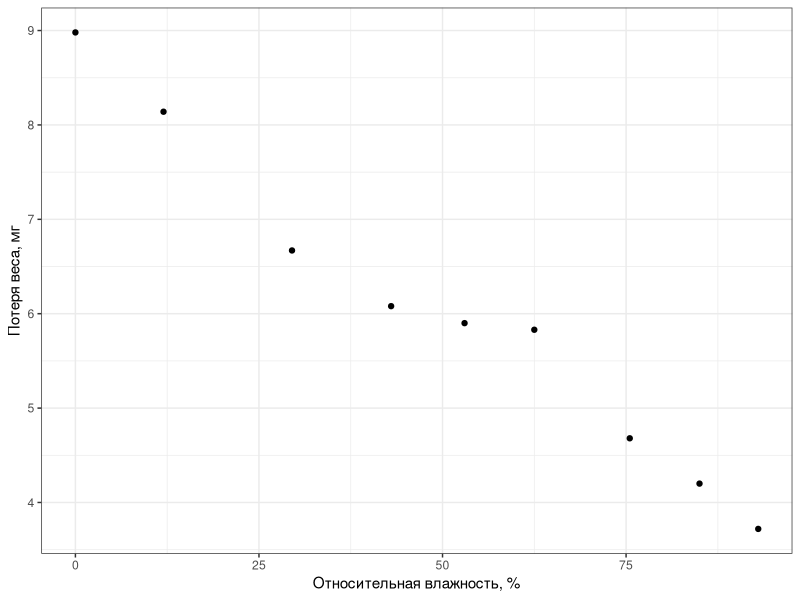
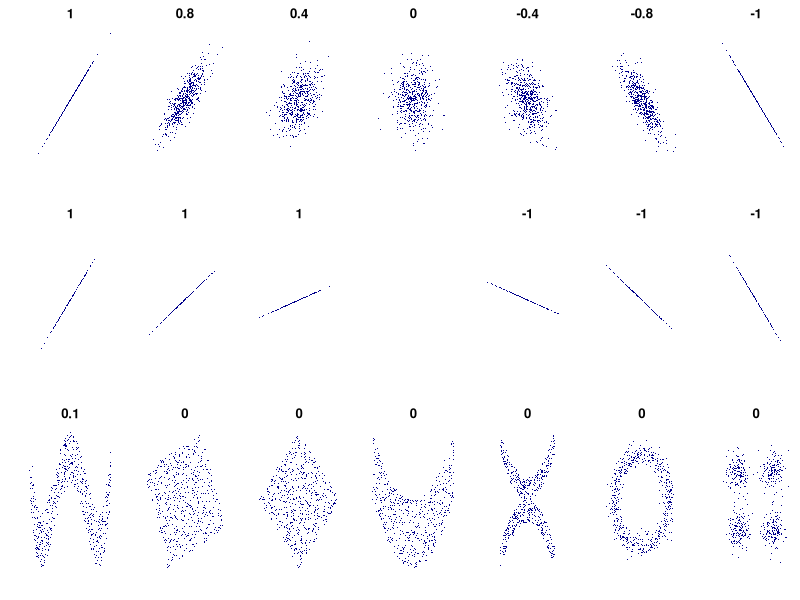
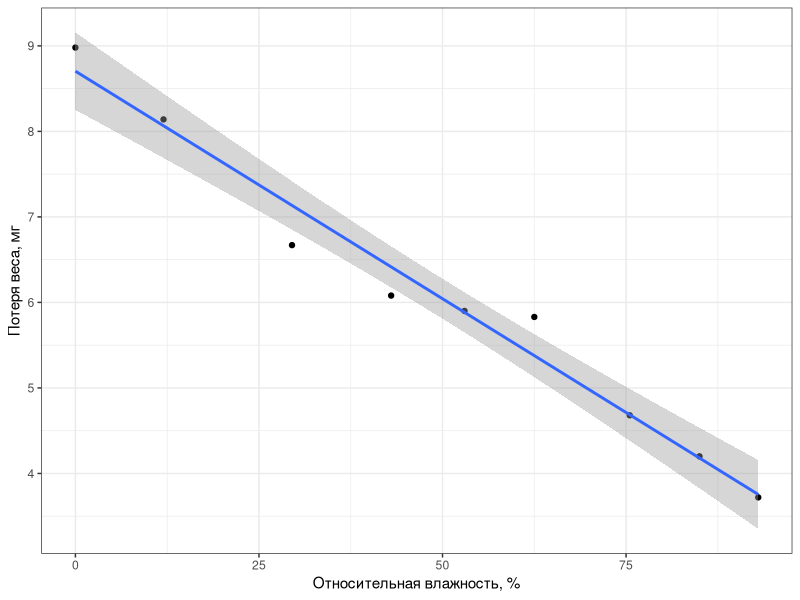
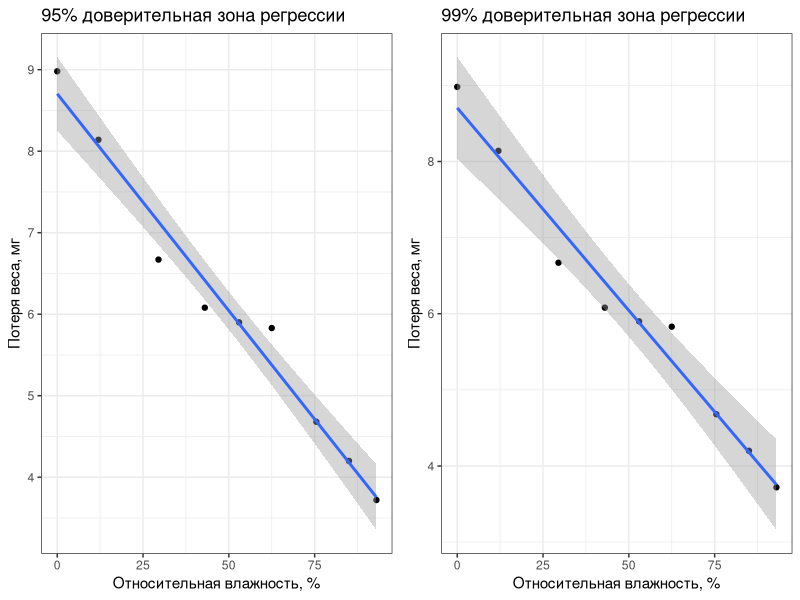
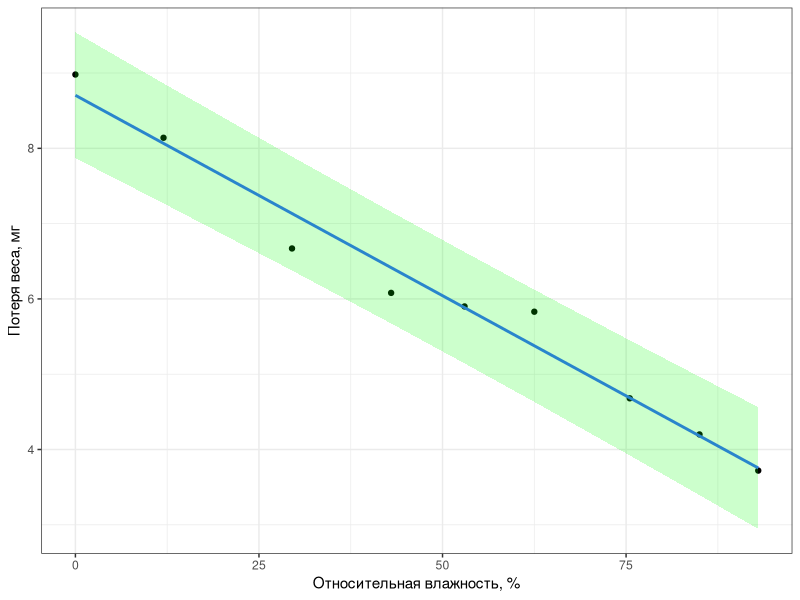
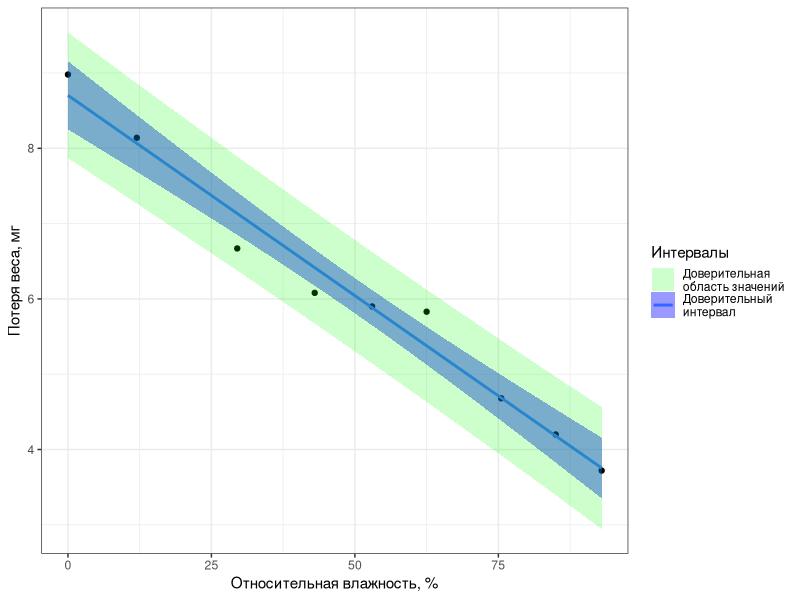
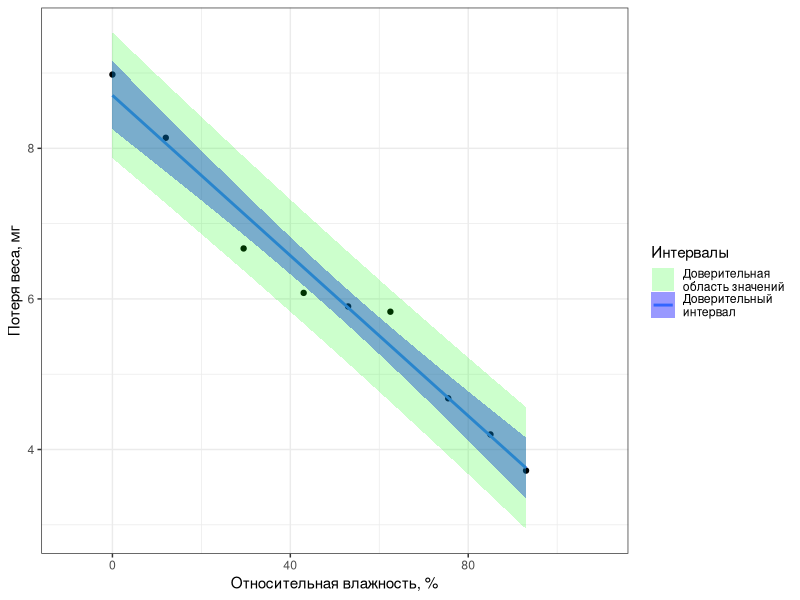

Here is the R script that generated these plots, in order:
## ---- chunk 1
options(width = 70, scipen = 6, digits = 3)
library(knitr)
opts_chunk$set(fig.show='hold', size='footnotesize', comment="#", warning=FALSE, message=FALSE, dev='cairo_pdf', fig.height=2.5, fig.width=7.7)
## ---- chunk 2
library(readxl)
nelson <- read_excel(path = "data/nelson.xlsx", sheet = 1)
## ---- chunk 3
nelson <- read.table("data/nelson.csv", header = TRUE, sep = "\t")
## ---- chunk 4
str(nelson) # Структура данных
head(nelson)     # Первые несколько строк файла
## ---- chunk 5
sapply(nelson, function(x)sum(is.na(x)))
## ---- chunk 6
nrow(nelson)
## ---- chunk 7
library(ggplot2)
theme_set(theme_bw())
gg_nelson <- ggplot(data=nelson, aes(x = humidity, y = weightloss)) + 
  geom_point() + 
  labs(x = "Относительная влажность, %",
       y = "Потеря веса, мг")
gg_nelson
## ---- chunk 8
#Title: An example of the correlation of x and y for various distributions of (x,y) pairs
#Tags: Mathematics; Statistics; Correlation
#Author: Denis Boigelot
#Packets needed : mvtnorm (rmvnorm), RSVGTipsDevice (devSVGTips)
#How to use: output()
#
#This is an translated version in R of an Matematica 6 code by Imagecreator.

library(mvtnorm)
# library(RSVGTipsDevice)

MyPlot <- function(xy, xlim = c(-4, 4), ylim = c(-4, 4), eps = 1e-15) {
   title = round(cor(xy[,1], xy[,2]), 1)
   if (sd(xy[,2]) < eps) title = "" # corr. coeff. is undefined
   plot(xy, main = title, xlab = "", ylab = "",
        col = "darkblue", pch = 16, cex = 0.2,
        xaxt = "n", yaxt = "n", bty = "n",
        xlim = xlim, ylim = ylim)
}

MvNormal <- function(n = 1000, cor = 0.8) {
   for (i in cor) {
      sd = matrix(c(1, i, i, 1), ncol = 2)
      x = rmvnorm(n, c(0, 0), sd)
      MyPlot(x)
   }
}

rotation <- function(t, X) return(X %*% matrix(c(cos(t), sin(t), -sin(t), cos(t)), ncol = 2))

RotNormal <- function(n = 1000, t = pi/2) {
   sd = matrix(c(1, 1, 1, 1), ncol = 2)
   x = rmvnorm(n, c(0, 0), sd)
   for (i in t)
      MyPlot(rotation(i, x))
}

Others <- function(n = 1000) {
   x = runif(n, -1, 1)
   y = 4 * (x^2 - 1/2)^2 + runif(n, -1, 1)/3
   MyPlot(cbind(x,y), xlim = c(-1, 1), ylim = c(-1/3, 1+1/3))

   y = runif(n, -1, 1)
   xy = rotation(-pi/8, cbind(x,y))
   lim = sqrt(2+sqrt(2)) / sqrt(2)
   MyPlot(xy, xlim = c(-lim, lim), ylim = c(-lim, lim))

   xy = rotation(-pi/8, xy)
   MyPlot(xy, xlim = c(-sqrt(2), sqrt(2)), ylim = c(-sqrt(2), sqrt(2)))
   
   y = 2*x^2 + runif(n, -1, 1)
   MyPlot(cbind(x,y), xlim = c(-1, 1), ylim = c(-1, 3))

   y = (x^2 + runif(n, 0, 1/2)) * sample(seq(-1, 1, 2), n, replace = TRUE)
   MyPlot(cbind(x,y), xlim = c(-1.5, 1.5), ylim = c(-1.5, 1.5))

   y = cos(x*pi) + rnorm(n, 0, 1/8)
   x = sin(x*pi) + rnorm(n, 0, 1/8)
   MyPlot(cbind(x,y), xlim = c(-1.5, 1.5), ylim = c(-1.5, 1.5))

   xy1 = rmvnorm(n/4, c( 3,  3))
   xy2 = rmvnorm(n/4, c(-3,  3))
   xy3 = rmvnorm(n/4, c(-3, -3))
   xy4 = rmvnorm(n/4, c( 3, -3))
   MyPlot(rbind(xy1, xy2, xy3, xy4), xlim = c(-3-4, 3+4), ylim = c(-3-4, 3+4))
}

output <- function() {
   # devSVGTips(width = 7, height = 3.2) # remove first and last line for no svg exporting
   par(mfrow = c(3, 7), oma = c(0,0,0,0), mar=c(2,2,2,0))
   MvNormal(800, c(1.0, 0.8, 0.4, 0.0, -0.4, -0.8, -1.0));
   RotNormal(200, c(0, pi/12, pi/6, pi/4, pi/2-pi/6, pi/2-pi/12, pi/2));
   Others(800)
   # dev.off() # remove first and last line for no svg exporting
}
output()
## ---- chunk 9
p_cor <- cor.test(nelson$humidity, nelson$weightloss, 
         alternative = "two.sided", method = "pearson")
p_cor
## ---- chunk 10

## ---- chunk 11
gg_nelson + geom_smooth(method = "lm")
## ---- chunk 12
nelson_lm <- lm(weightloss ~ humidity, nelson)
summary(nelson_lm)
## ---- chunk 13
# оценки коэффициентов отдельно
coef(nelson_lm)

# доверительные интервалы коэффициентов
confint(nelson_lm)
## ---- chunk 14
newdata <- data.frame(humidity = c(50, 100)) # значения, для которых предсказываем
(pr1 <- predict(nelson_lm, newdata, interval = "confidence", se = TRUE))
## ---- chunk 15
library(gridExtra)
grid.arrange(
gg_nelson + geom_smooth(method = "lm") + 
  labs (title = "95% доверительная зона регрессии"),
gg_nelson + geom_smooth(method = "lm", level = 0.99) + 
  labs (title = "99% доверительная зона регрессии"),
ncol = 2)
## ---- chunk 16
(pr_all <- predict(nelson_lm, interval = "prediction"))
nelson_with_pred <- data.frame(nelson, pr_all)
## ---- chunk 17
gg_nelson + geom_smooth(method = "lm", se = FALSE) +
  geom_ribbon(data = nelson_with_pred, 
              aes(y = fit, ymin = lwr, ymax = upr), 
              fill = 'green', alpha = 0.2)
## ---- chunk 18
newdata <- data.frame(humidity = c(50, 100)) # новые данные для предсказания значений
(pr2 <- predict(nelson_lm, newdata, interval = "prediction", se = TRUE))
## ---- chunk 19

## ---- chunk 20
gg_nelson + 
  geom_smooth(method = "lm", 
              aes(fill = "Доверительный \nинтервал"), 
              alpha = 0.4) +
  geom_ribbon(data = nelson_with_pred, 
              aes(y = fit, ymin = lwr, ymax = upr, 
                  fill = "Доверительная \nобласть значений"), 
              alpha = 0.2) +
  scale_fill_manual('Интервалы', values = c('green', 'blue'))
## ---- chunk 21
gg_nelson + 
  geom_smooth(method = "lm", 
              aes(fill = "Доверительный \nинтервал"), 
              alpha = 0.4) +
  geom_ribbon(data = nelson_with_pred, 
              aes(y = fit, ymin = lwr, ymax = upr, 
                  fill = "Доверительная \nобласть значений"), 
              alpha = 0.2) +
  scale_fill_manual('Интервалы', values = c('green', 'blue')) + xlim(-10, 110)
## ---- chunk 22
summary(nelson_lm)
## ---- chunk 23
nelson_aov <- aov(nelson_lm)
summary(nelson_aov)
## ---- chunk 24
fix_aov_smr <- function(aov_obj, lang = "en", rown = NULL, coln = NULL){
  pvals <- aov_obj[[1]][, ncol(aov_obj[[1]])]
  pvals <- format.pval(pvals, eps = 0.01)
  pvals[pvals == "NA"] <- NA
aov_obj[[1]][, ncol(aov_obj[[1]])] <- pvals
if(!is.null(rown)){
  rownames(aov_obj[[1]]) <- rown
}
if(!is.null(coln)){
  colnames(aov_obj[[1]]) <- coln
}
return(aov_obj)
}

library(xtable)
rown <- c("Влажность", "Остаточная")
coln <- c("Ст.св.", "Сум.кв.", "Сред.кв.", "F критерий", "P")
capt <- "Результаты дисперсионного анализа зависимости потери веса мучных хрущаков от относительной влажности воздуха. Ст.св. --- число степеней свободы, Сум.кв. --- суммы квадратов, Сред. кв. --- Средние квадраты, F --- значение F-критерия, P --- доверительная вероятность."
lab <- "tab:reg-anova"
smr <- fix_aov_smr(summary(nelson_aov), rown = rown, coln = coln)
xtb <- xtable(smr, caption = capt, label = lab)
print.xtable(xtb, comment = F, caption.placement = "top")
## ---- chunk 25
summary(nelson_lm)
